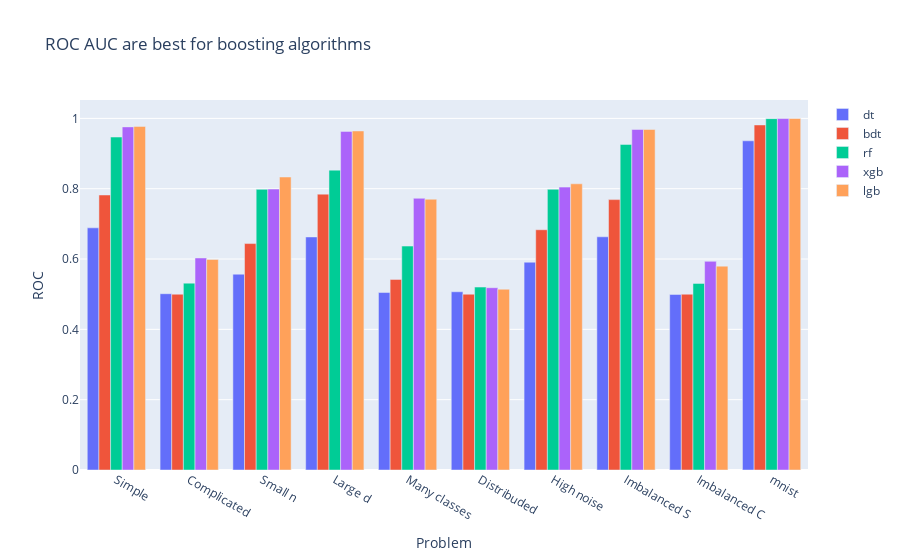

Here is the notebook cell this chart was saved with:
### Markdown cell above
### Plots

### Code cell
results = pd.read_csv("../data/results.csv").set_index("problem")
fig = go.Figure(
    data=[
    *map(lambda x: go.Bar(name=x, x=results.index, y= results[x]), results.columns)
    ])
fig.update_layout(title={"text": "ROC AUC are best for boosting algorithms"},
                 yaxis={"title": {"text": "ROC"}},
                 xaxis={"title": {"text": "Problem"}})
# Change the bar mode
fig.update_layout(barmode='group')
fig.show()

### Figure 1 — Plotly figure (JSON) as saved in the notebook; plotly's stock layout.template omitted (floating-point values rounded to 4 significant figures)
{"data": [{"name": "dt", "type": "bar", "x": ["Simple", "Complicated", "Small n", "Large d", "Many classes", "Distribuded", "High noise", "Imbalanced S", "Imbalanced C", "mnist"], "y": [0.6887, 0.5014, 0.5569, 0.6628, 0.5048, 0.5069, 0.5909, 0.6633, 0.4993, 0.9362]}, {"name": "bdt", "type": "bar", "x": ["Simple", "Complicated", "Small n", "Large d", "Many classes", "Distribuded", "High noise", "Imbalanced S", "Imbalanced C", "mnist"], "y": [0.7821, 0.5, 0.644, 0.7846, 0.5421, 0.5, 0.6832, 0.769, 0.5, 0.9814]}, {"name": "rf", "type": "bar", "x": ["Simple", "Complicated", "Small n", "Large d", "Many classes", "Distribuded", "High noise", "Imbalanced S", "Imbalanced C", "mnist"], "y": [0.9469, 0.5315, 0.7981, 0.8528, 0.6368, 0.5202, 0.7983, 0.9259, 0.5308, 0.9993]}, {"name": "xgb", "type": "bar", "x": ["Simple", "Complicated", "Small n", "Large d", "Many classes", "Distribuded", "High noise", "Imbalanced S", "Imbalanced C", "mnist"], "y": [0.9758, 0.603, 0.7989, 0.963, 0.7728, 0.5184, 0.8046, 0.9684, 0.5934, 0.9995]}, {"name": "lgb", "type": "bar", "x": ["Simple", "Complicated", "Small n", "Large d", "Many classes", "Distribuded", "High noise", "Imbalanced S", "Imbalanced C", "mnist"], "y": [0.9772, 0.5989, 0.8333, 0.9642, 0.7701, 0.5141, 0.8139, 0.9684, 0.5798, 0.9997]}], "layout": {"barmode": "group", "title": {"text": "ROC AUC are best for boosting algorithms"}, "xaxis": {"title": {"text": "Problem"}}, "yaxis": {"title": {"text": "ROC"}}}}
